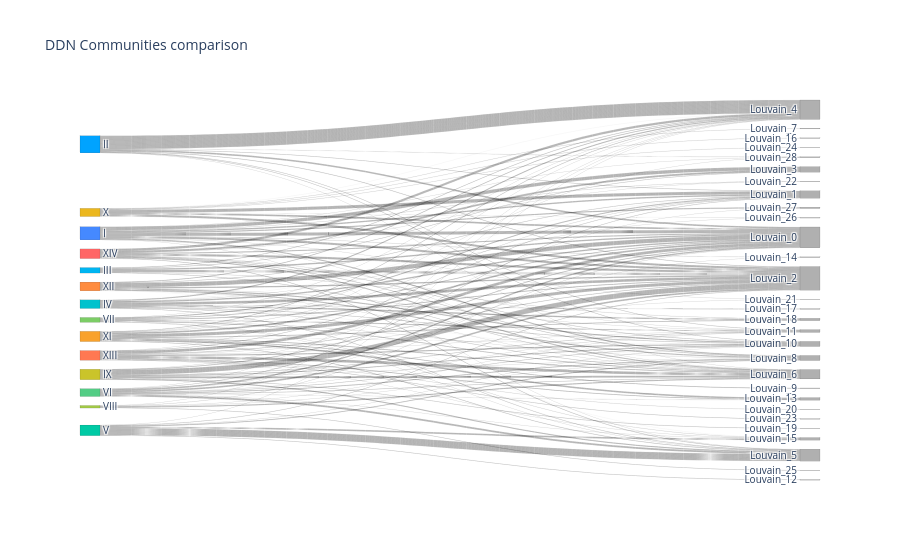

The notebook cell this image was saved under:
### Code cell
import plotly.graph_objects as go
import kaleido

fig = go.Figure(data=[go.Sankey(
    node=dict(
        pad=15,
        thickness=20,
        line=dict(color="black", width=0.1),
        label=com_label,
        color=node_colors      
    ),
    link=dict(
        source=com_source,
        target=com_target,
        value=value_list,
        line=dict(color="rgba(0,0,0,0.2)", width=0.1)
    )
)])


fig.update_layout(title_text="DDN Communities comparison", font_size=10)
fig.show()
fig.write_image("Figures/Fig2A_v2026_official.pdf", engine="kaleido")

### Figure 1 — Plotly figure (JSON) as saved in the notebook; plotly's stock layout.template omitted (floating-point values rounded to 4 significant figures; data arrays with more than 128 entries replaced by an {"elided": "..."} marker saying what was removed)
{"data": [{"link": {"line": {"color": "rgba(0,0,0,0.2)", "width": 0.1}, "source": {"elided": "607 int values"}, "target": {"elided": "607 int values"}, "value": {"elided": "607 int values"}}, "node": {"color": ["#4589FF", "#00A3FF", "#00B5F1", "#00C2CD", "#53CD85", "#7CCD66", "#CAC42A", "#EBB71E", "#F9A22C", "#FF8C3F", "#FF7852", "#FF6666", "#A3CA47", "#00CAA5", "#B0B0B0", "#B0B0B0", "#B0B0B0", "#B0B0B0", "#B0B0B0", "#B0B0B0", "#B0B0B0", "#B0B0B0", "#B0B0B0", "#B0B0B0", "#B0B0B0", "#B0B0B0", "#B0B0B0", "#B0B0B0", "#B0B0B0", "#B0B0B0", "#B0B0B0", "#B0B0B0", "#B0B0B0", "#B0B0B0", "#B0B0B0", "#B0B0B0", "#B0B0B0", "#B0B0B0", "#B0B0B0", "#B0B0B0", "#B0B0B0", "#B0B0B0", "#B0B0B0"], "label": ["I", "II", "III", "IV", "VI", "VII", "IX", "X", "XI", "XII", "XIII", "XIV", "VIII", "V", "Louvain_0", "Louvain_1", "Louvain_2", "Louvain_3", "Louvain_4", "Louvain_5", "Louvain_6", "Louvain_7", "Louvain_8", "Louvain_9", "Louvain_10", "Louvain_11", "Louvain_12", "Louvain_13", "Louvain_14", "Louvain_15", "Louvain_16", "Louvain_17", "Louvain_18", "Louvain_19", "Louvain_20", "Louvain_21", "Louvain_22", "Louvain_23", "Louvain_24", "Louvain_25", "Louvain_26", "Louvain_27", "Louvain_28"], "line": {"color": "black", "width": 0.1}, "pad": 15, "thickness": 20}, "type": "sankey"}], "layout": {"font": {"size": 10}, "title": {"text": "DDN Communities comparison"}}}
